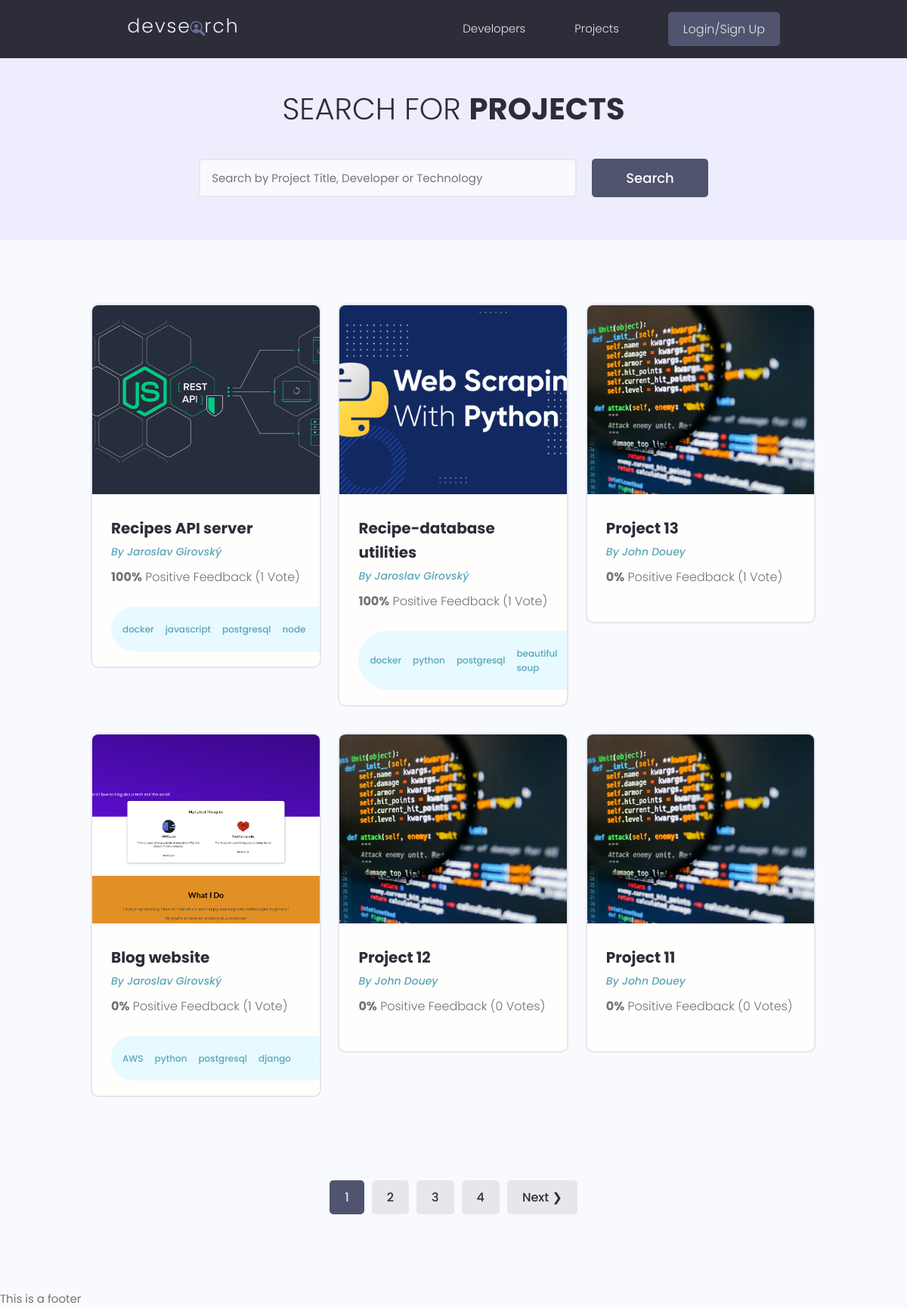
The page /projects/ on the database as committed earlier.
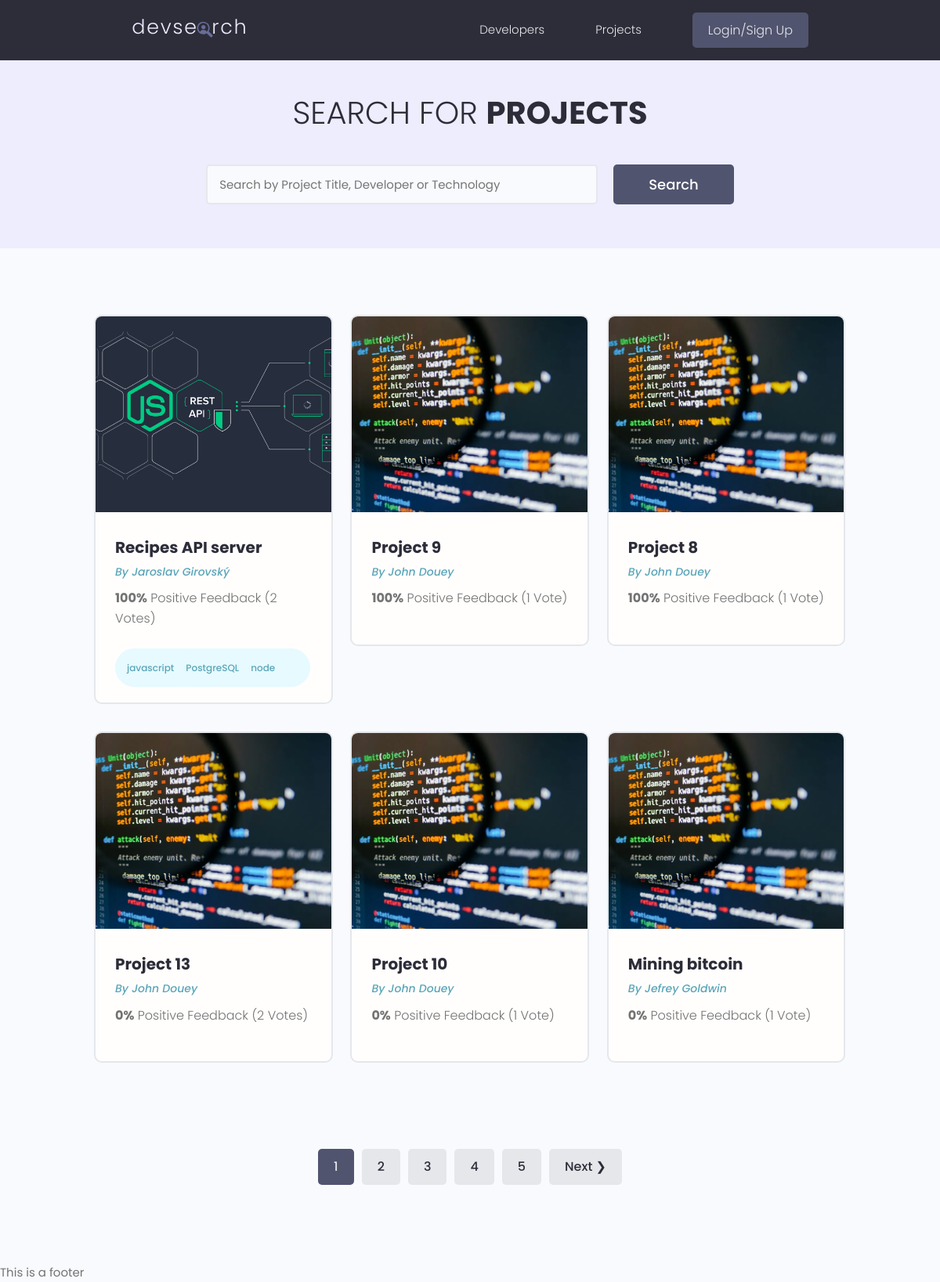
The same page on the database as committed later.
### projects/models.py (models this page shows, shortened)
class Project(models.Model):
    owner = models.ForeignKey(Profile, null=True, blank=True, verbose_name="owner",
                              on_delete=models.CASCADE, related_name="projects")
    title = models.CharField(max_length=200)
    description = models.TextField(null=True, blank=True)
    featured_image = models.ImageField(
        upload_to="projects", null=True, blank=True, default="default.webp")
    demo_link = models.CharField(max_length=2000, null=True, blank=True)
    source_link = models.CharField(max_length=2000, null=True, blank=True)
    created_at = models.DateTimeField(auto_now_add=True)
    id = models.UUIDField(default=uuid.uuid4, unique=True,
                          primary_key=True, editable=False)
    tags = models.ManyToManyField('Tag', blank=True, related_name="tags")
    vote_total = models.IntegerField(default=0, null=True, blank=True)
    vote_ratio = models.IntegerField(default=0, null=True, blank=True)
    class Meta:
        ordering = ['-vote_ratio', '-vote_total', '-created_at']
    @property
    def imageURL(self):
        try:
            url = self.featured_image.url
        except:
            url = ""
        return url

class Tag(models.Model):
    name = models.CharField(max_length=200)
    created_at = models.DateTimeField(auto_now_add=True)
    id = models.UUIDField(default=uuid.uuid4, unique=True,
                          primary_key=True, editable=False)
    def __str__(self):
        return self.name

### users/models.py (models this page shows, shortened)
class Profile(models.Model):
    user = models.OneToOneField(User, on_delete=models.CASCADE, null=True, blank=True)
    username = models.CharField(max_length=200, blank=True, null=True)
    name = models.CharField(max_length=200, blank=True, null=True)
    location = models.CharField(max_length=200, blank=True, null=True)
    email = models.EmailField(max_length=500, blank=True, null=True)
    short_intro = models.CharField(max_length=200, blank=True, null=True)
    bio = models.TextField(blank=True, null=True)
    profile_image = models.ImageField(blank=True, null=True, upload_to="profiles/", default="user-default.png")
    social_github = models.CharField(max_length=200, blank=True, null=True)
    social_twitter = models.CharField(max_length=200, blank=True, null=True)
    social_linkedin = models.CharField(max_length=200, blank=True, null=True)
    social_youtube = models.CharField(max_length=200, blank=True, null=True)
    social_website = models.CharField(max_length=200, blank=True, null=True)
    created_at = models.DateTimeField(auto_now_add=True)
    id = models.UUIDField(default=uuid.uuid4, unique=True, primary_key=True, editable=False)

### projects/views.py (the view)
# urls.py: path('', views.index, name="projects"),
def index(request):
    projects, search_query = searchProjects(request)
    custom_range, projects = paginateProjects(request, projects, 6)
    context = {"results": projects,
               "search_query": search_query,
               "custom_range": custom_range}
    return render(request, 'projects/projects.html', context)

### projects/utils.py (called while the page is built)
def paginateProjects(request, queryset, results):
    page = request.GET.get('page')    # current page we are on
    paginator = Paginator(queryset, results)
    try:
        queryset = paginator.page(page)
    except PageNotAnInteger:
        page = 1
        queryset = paginator.page(page)
    except EmptyPage:
        page = paginator.num_pages
        queryset = paginator.page(page)
    leftIndex = (int(page) - 2)
    if leftIndex < 1:
        leftIndex = 1
    rightIndex = (int(page) + 2)
    if rightIndex < 5:
        rightIndex = 5
    if rightIndex > paginator.num_pages:
        rightIndex = paginator.num_pages
    custom_range = range(leftIndex, rightIndex+1)
    return custom_range, queryset

def searchProjects(request):
    search_query = ""
    if request.GET.get("search_query"):
        search_query = request.GET.get("search_query")
    projects = Project.objects.distinct().filter(
        Q(title__icontains=search_query) |
        Q(description__icontains=search_query) |
        Q(owner__name__icontains=search_query) |
        Q(tags__name__icontains=search_query))
    return projects, search_query

### projects/templates/projects/projects.html (shortened to what this page needs)
{% extends "base.html"%}
{% load static %}
{% block content %}
<main class="projects">
    <section class="hero-section text-center">
      <div class="container container--narrow">
        <div class="hero-section__box">
          <h2>Search for <span>Projects</span></h2>
        </div>
        <div class="hero-section__search">
          <form id='searchForm' class="form" action="{% url 'projects:projects' %}" method="get">
            <div class="form__field">
              <input class="input input--text" id="formInput#search" type="text" name="search_query"
                value="{{search_query}}" placeholder="Search by Project Title, Developer or Technology" />
            </div>
            <input class="btn btn--sub btn--lg" type="submit" value="Search" />
          </form>
        </div>
      </div>
    </section>
    <section class="projectsList">
      <div class="container">
        <div class="grid grid--three">
        {% for project in results %}
          <div class="column">
            <div class="card project">
              <a href="{% url "projects:project-detail" project.id %}" class="project">
                <img class="project__thumbnail" src="{{project.imageURL}}" alt="{{project.slug}} thumbnail" />
                <div class="card__body">
                  <h3 class="project__title">{{project.title}}</h3>
                  <p><a class="project__author" href="{% url 'users:profile-detail' project.owner.id %}"> By {{project.owner.name}}</a></p>
                  <p class="project--rating">
                    <span style="font-weight: bold;">{{project.vote_ratio}}%</span> Positive
                    Feedback ({{project.vote_total}} Vote{{project.vote_total|pluralize:"s"}})
                  </p>
                  <div class="project__tags">
                    {% for tag in project.tags.all %}
                    <span class="tag tag--pill tag--main">
                      <small>{{tag}}</small>
                    {% endfor %}
                  </div>
                </div>
              </a>
            </div>
          </div>
        {% endfor %}
        </div>
      </div>
    </section>
  {% include 'includes/pagination.html' %}
  </main>
  {% endblock %}

Rows that differ between the two databases and show on the page:
removed Tag: name "docker"
removed Tag: name "postgresql"
no longer on this page (row edited): Project: imageURL (picture), title "Recipe-database utilities", owner.name "Jaroslav Girovský", vote_ratio "100", vote_total "1"
no longer on this page (row unchanged): Tag: name "python"
no longer on this page (row unchanged): Tag: name "beautiful soup", shown under "Recipe-database utilities"
no longer on this page (row unchanged): Project: imageURL (picture), title "Blog website", owner.name "Jaroslav Girovský", vote_ratio "0", vote_total "1"
no longer on this page (row unchanged): Tag: name "AWS", shown under "Blog website"
no longer on this page (row unchanged): Tag: name "django", shown under "Blog website"
no longer on this page (row unchanged): Project: imageURL (placeholder picture), title "Project 12", owner.name "John Douey", vote_ratio "0", vote_total "0"
no longer on this page (row unchanged): Project: imageURL (placeholder picture), title "Project 11", owner.name "John Douey", vote_ratio "0", vote_total "0"
changed Project "Recipes API server": vote_total "1" → "2"
added Tag: name "PostgreSQL", shown under Project "Recipes API server"
now on this page (row edited): Project: imageURL (placeholder picture), title "Project 9", owner.name "John Douey", vote_ratio "100", vote_total "1"
now on this page (row edited): Project: imageURL (placeholder picture), title "Project 8", owner.name "John Douey", vote_ratio "100", vote_total "1"
changed Project "Project 13": vote_total "1" → "2"
now on this page (row edited): Project: imageURL (placeholder picture), title "Project 10", owner.name "John Douey", vote_ratio "0", vote_total "1"
now on this page (row edited): Project: imageURL (placeholder picture), title "Mining bitcoin", owner.name "Jefrey Goldwin", vote_ratio "0", vote_total "1"
Other text that changed with them:
new list line: "5"
